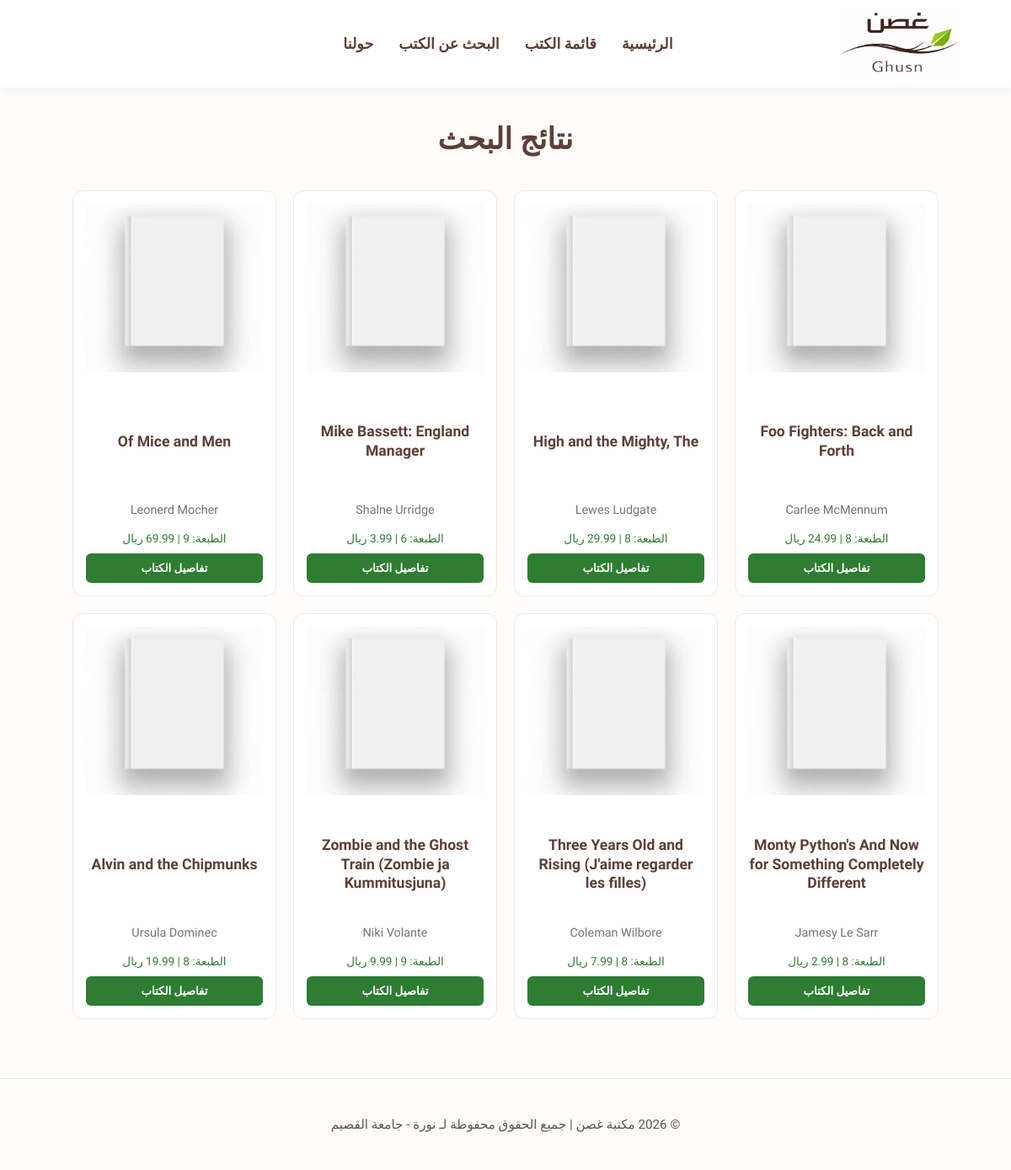
The page /books/simple/query on the database its author committed.
### apps/bookmodule/models.py (models this page shows)
class Book(models.Model):
    title = models.CharField(max_length=50)
    author = models.CharField(max_length=50)
    price = models.FloatField(default=0.0)
    edition = models.SmallIntegerField(default=1)

### apps/bookmodule/views.py (the view)
# urls.py: path('simple/query', views.simple_query, name='books.simple_query'),
def simple_query(request):
    mybooks = Book.objects.filter(title__icontains='and')
    return render(request, 'bookmodule/bookList.html', {'books': mybooks})

### apps/templates/bookmodule/bookList.html
{% extends 'bookmodule/layouts/base.html' %}
{% load static %}
{% block content %}
<h2 class="page-title">نتائج البحث</h2>
<div class="books-grid">
    {% for obj in books %}
    <div class="book-card-modern">
        <div class="book-cover">
            <img src="{% static 'book0.png' %}" alt="غلاف الكتاب">
        </div>
        <h3>{{ obj.title }}</h3>
        <p class="author-text">{{ obj.author }}</p>
        <div class="category-tag">
            الطبعة: {{ obj.edition }} | {{ obj.price }} ريال
        </div>
        <button class="read-btn-modern">تفاصيل الكتاب</button>
    </div>
    {% empty %}
    <p class="page-title" style="font-size: 1.2rem;">لا توجد كتب تطابق هذا البحث حالياً.</p>
    {% endfor %}
</div>
{% endblock %}

### apps/static/styles.css (style rules this page uses)
:root { --ghusn-green: #2e7d32; --ghusn-brown: #5d4037; --bg-creamy: #fdfcfb; }
body { background-color: var(--bg-creamy); margin: 0; font-family: 'Amiri', serif; direction: rtl; }
.page-title { text-align: center; color: var(--ghusn-brown); margin: 40px auto 20px auto; font-size: 2.2rem; width: 100%; }
.books-grid { display: flex; flex-wrap: wrap; gap: 20px; justify-content: center; max-width: 1200px; margin: 0 auto; padding: 20px; }
.book-card-modern { background-color: #ffffff; border: 1px solid #eceae7; border-radius: 12px; padding: 15px; width: 210px; text-align: center; box-shadow: none; display: flex; flex-direction: column; min-height: 450px; }
.book-card-modern h3 { color: var(--ghusn-brown); font-size: 1.05rem; margin: 10px 0; min-height: 3em; line-height: 1.3; display: flex; align-items: center; justify-content: center; flex-grow: 1; }
.book-cover img { width: 100%; height: 200px; object-fit: cover; border-radius: 5px; margin-bottom: 10px; }
.book-card-modern h3 { color: var(--ghusn-brown); font-size: 1.1rem; margin: 5px 0; height: 2.4em; overflow: hidden; }
.author-text { color: #757575; font-size: 0.9rem; margin-bottom: 12px; margin-top: 5px; }
.category-tag { background-color: transparent; color: var(--ghusn-green); padding: 0; border-radius: 0; font-size: 0.85rem; display: inline-block; font-family: 'Amiri', serif; font-weight: normal; margin-top: 5px; }
.read-btn-modern { background-color: var(--ghusn-green); color: white; border: none; padding: 10px; border-radius: 6px; width: 100%; margin-top: 10px; cursor: pointer; font-family: 'Amiri', serif; font-weight: bold; }

### rows shown on the page
Book: title "Foo Fighters: Back and Forth", author "Carlee McMennum", price "24.99"
Book: title "High and the Mighty, The", author "Lewes Ludgate", price "29.99"
Book: title "Mike Bassett: England Manager", author "Shalne Urridge"
Book: title "Of Mice and Men", author "Leonerd Mocher"
Book: title "Monty Python's And Now for Something Completely Different", author "Jamesy Le Sarr"
Book: title "Three Years Old and Rising (J'aime regarder les filles)", author "Coleman Wilbore"
Book: title "Zombie and the Ghost Train (Zombie ja Kummitusjuna)", author "Niki Volante"
Book: title "Alvin and the Chipmunks", author "Ursula Dominec"
